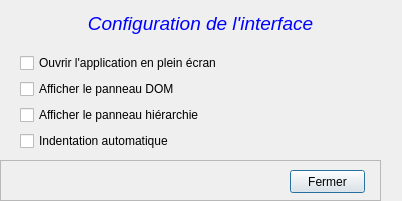
<?xml version="1.0" encoding="UTF-8"?>
<ui version="4.0">
 <class>configurationGenerale</class>
 <widget class="QDialog" name="configurationGenerale">
  <property name="geometry">
   <rect>
    <x>0</x>
    <y>0</y>
    <width>402</width>
    <height>201</height>
   </rect>
  </property>
  <property name="windowTitle">
   <string>Dialog</string>
  </property>
  <property name="windowIcon">
   <iconset>
    <normaloff>image/leedit.gif</normaloff>image/leedit.gif</iconset>
  </property>
  <widget class="QWidget" name="verticalLayoutWidget">
   <property name="geometry">
    <rect>
     <x>0</x>
     <y>0</y>
     <width>401</width>
     <height>151</height>
    </rect>
   </property>
   <layout class="QVBoxLayout" name="verticalLayout">
    <item>
     <widget class="QLabel" name="label">
      <property name="text">
       <string>&lt;html&gt;&lt;head/&gt;&lt;body&gt;&lt;p&gt;&lt;span style=&quot; font-size:14pt; font-style:italic; color:#0000ff;&quot;&gt;Configuration de l'interface&lt;/span&gt;&lt;/p&gt;&lt;/body&gt;&lt;/html&gt;</string>
      </property>
      <property name="alignment">
       <set>Qt::AlignCenter</set>
      </property>
     </widget>
    </item>
    <item>
     <layout class="QHBoxLayout" name="horizontalLayout_2">
      <item>
       <spacer name="horizontalSpacer">
        <property name="orientation">
         <enum>Qt::Horizontal</enum>
        </property>
        <property name="sizeType">
         <enum>QSizePolicy::Fixed</enum>
        </property>
        <property name="sizeHint" stdset="0">
         <size>
          <width>20</width>
          <height>20</height>
         </size>
        </property>
       </spacer>
      </item>
      <item>
       <widget class="QCheckBox" name="optionEcran">
        <property name="text">
         <string>Ouvrir l'application en plein écran</string>
        </property>
       </widget>
      </item>
     </layout>
    </item>
    <item>
     <layout class="QHBoxLayout" name="horizontalLayout">
      <item>
       <spacer name="horizontalSpacer_2">
        <property name="orientation">
         <enum>Qt::Horizontal</enum>
        </property>
        <property name="sizeType">
         <enum>QSizePolicy::Fixed</enum>
        </property>
        <property name="sizeHint" stdset="0">
         <size>
          <width>20</width>
          <height>20</height>
         </size>
        </property>
       </spacer>
      </item>
      <item>
       <widget class="QCheckBox" name="optionDom">
        <property name="text">
         <string>Afficher le panneau DOM</string>
        </property>
       </widget>
      </item>
     </layout>
    </item>
    <item>
     <layout class="QHBoxLayout" name="horizontalLayout_3">
      <item>
       <spacer name="horizontalSpacer_3">
        <property name="orientation">
         <enum>Qt::Horizontal</enum>
        </property>
        <property name="sizeType">
         <enum>QSizePolicy::Fixed</enum>
        </property>
        <property name="sizeHint" stdset="0">
         <size>
          <width>20</width>
          <height>20</height>
         </size>
        </property>
       </spacer>
      </item>
      <item>
       <widget class="QCheckBox" name="optionHie">
        <property name="text">
         <string>Afficher le panneau hiérarchie</string>
        </property>
       </widget>
      </item>
     </layout>
    </item>
    <item>
     <layout class="QHBoxLayout" name="horizontalLayout_4">
      <item>
       <spacer name="horizontalSpacer_4">
        <property name="orientation">
         <enum>Qt::Horizontal</enum>
        </property>
        <property name="sizeType">
         <enum>QSizePolicy::Fixed</enum>
        </property>
        <property name="sizeHint" stdset="0">
         <size>
          <width>20</width>
          <height>20</height>
         </size>
        </property>
       </spacer>
      </item>
      <item>
       <widget class="QCheckBox" name="optionIndent">
        <property name="text">
         <string>Indentation automatique</string>
        </property>
       </widget>
      </item>
     </layout>
    </item>
   </layout>
  </widget>
  <widget class="QFrame" name="frame">
   <property name="geometry">
    <rect>
     <x>0</x>
     <y>160</y>
     <width>381</width>
     <height>41</height>
    </rect>
   </property>
   <property name="frameShape">
    <enum>QFrame::StyledPanel</enum>
   </property>
   <property name="frameShadow">
    <enum>QFrame::Raised</enum>
   </property>
   <widget class="QPushButton" name="pushButton">
    <property name="geometry">
     <rect>
      <x>290</x>
      <y>10</y>
      <width>75</width>
      <height>23</height>
     </rect>
    </property>
    <property name="text">
     <string>Fermer</string>
    </property>
   </widget>
  </widget>
 </widget>
 <resources/>
 <connections/>
</ui>
